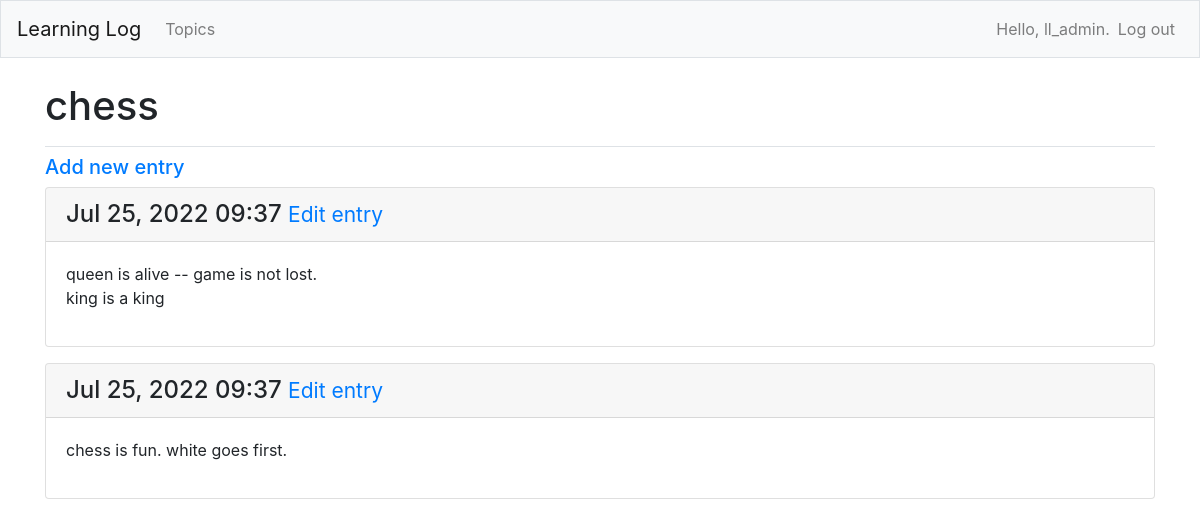
Page /topics/1/ (signed in) on the earlier database version.
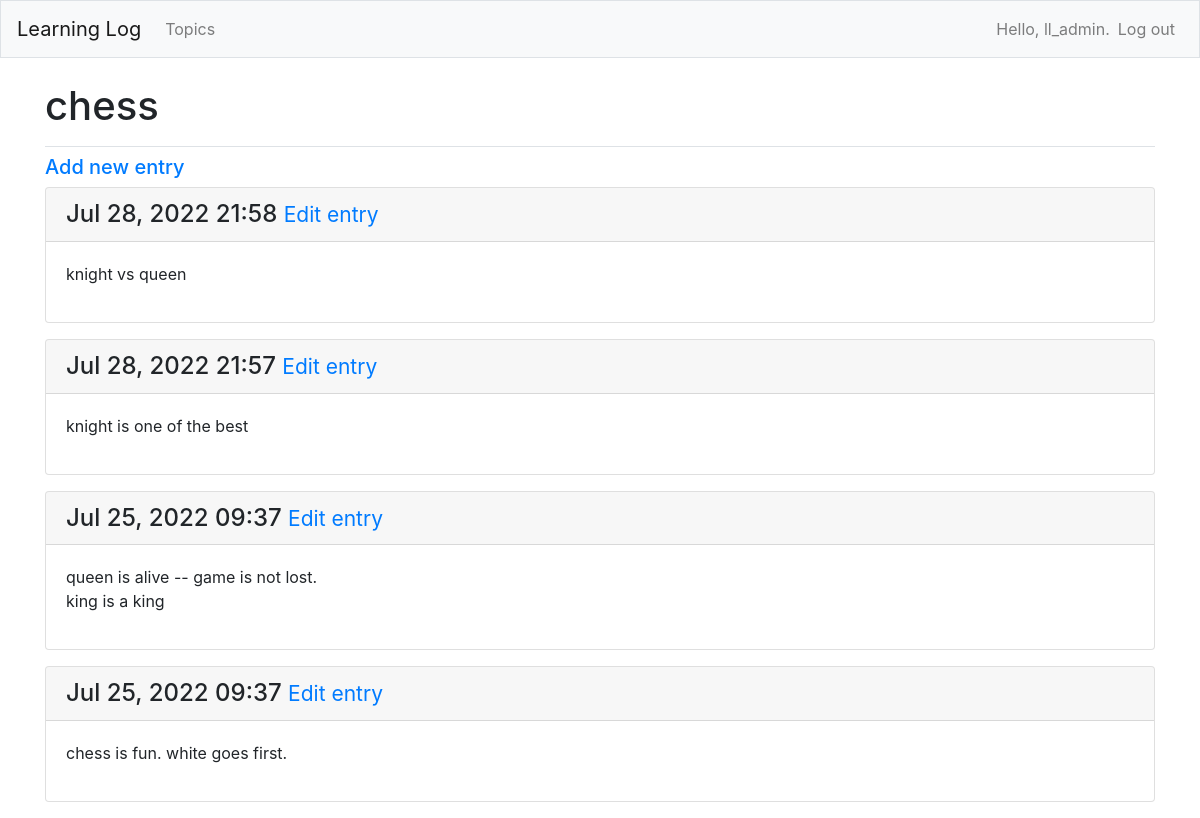
Same page on the later database version.
### learning_logs/models.py (models this page shows, shortened)
class Topic(models.Model):
    text = models.CharField(max_length=200)
    date_added = models.DateTimeField(auto_now_add=True)
    owner = models.ForeignKey(User, on_delete=models.CASCADE)
    def __str__(self):
        return self.text

class Entry(models.Model):
    topic = models.ForeignKey(Topic, on_delete=models.CASCADE)
    text = models.TextField()
    date_added = models.DateTimeField(auto_now_add=True)
    class Meta:
        verbose_name_plural = 'entries'

### learning_logs/views.py (the view)
# urls.py: path('topics/<int:topic_id>/', views.topic, name='topic'),
@login_required
def topic(request, topic_id):
    topic = Topic.objects.get(id=topic_id)
    check_topic_owner(request, topic)
    entries = topic.entry_set.order_by('-date_added')
    context = {'topic': topic,
               'entries': entries
               }
    return render(request, 'learning_logs/topic.html', context)

### learning_logs/views.py (called while the page is built)
def check_topic_owner(request, topic):
    if topic.owner != request.user:
        raise Http404

### learning_logs/templates/learning_logs/topic.html
{% extends 'learning_logs/base.html' %}
{% block page_header %}
    <h1>{{ topic }}</h1>
{% endblock page_header %}
{% block content %}
    <h5>
        <a href="{% url 'learning_logs:new_entry' topic.id %}">Add new entry</a>
    </h5>
    {% for entry in entries %}
        <div class="card mb-3">
            <h4 class="card-header">
                {{ entry.date_added|date:'M d, Y H:i' }}
                <small>
                    <a href="{% url 'learning_logs:edit_entry' entry.id %}">Edit entry</a>
                </small>
            </h4>
            <div class="card-body">
                {{ entry.text|linebreaks }}
            </div>
        </div>
    {% empty %}
        <p>There are no entries for this topic yet.</p>
    {% endfor %}
{% endblock content %}

### learning_logs/templates/learning_logs/base.html (shortened to what this page needs)
{% load bootstrap4 %}
<!doctype html>
<html lang="en">
<head>
    {% bootstrap_css %}
</head>
<body>
    <nav class="navbar navbar-expand-md navbar-light bg-light mb-4 border">
        <a class="navbar-brand" href="{% url 'learning_logs:index' %}">Learning Log</a>
        <div class="collapse navbar-collapse" id="navbarCollapse">
            <ul class="navbar-nav mr-auto">
                <li class="nav-item">
                    <a class="nav-link" href="{% url 'learning_logs:topics' %}">Topics</a>
                </li>
            </ul>
            <ul class="navbar-nav ml-auto">
                {% if user.is_authenticated %}
                    <li class="nav-item">
                        <span class="navbar-text">Hello, {{ user.username }}.</span>
                    </li>
                    <li class="nav-item">
                        <a class="nav-link" href="{% url 'users:logout' %}">Log out</a>
                    </li>
                {% endif %}
            </ul>
        </div>
    </nav>
    <main role="main" class="container">
        <div class="pb-2 mb-2 border-bottom">
            {% block page_header %}{% endblock page_header %}
        </div>
        <div>
            {% block content %}{% endblock content %}
        </div>
    </main>
</body>
</html>

Differences in the rows shown:
added Entry: date_added "Jul 28, 2022 21:58", text "knight vs queen"
added Entry: date_added "Jul 28, 2022 21:57", text "knight is one of the best"
